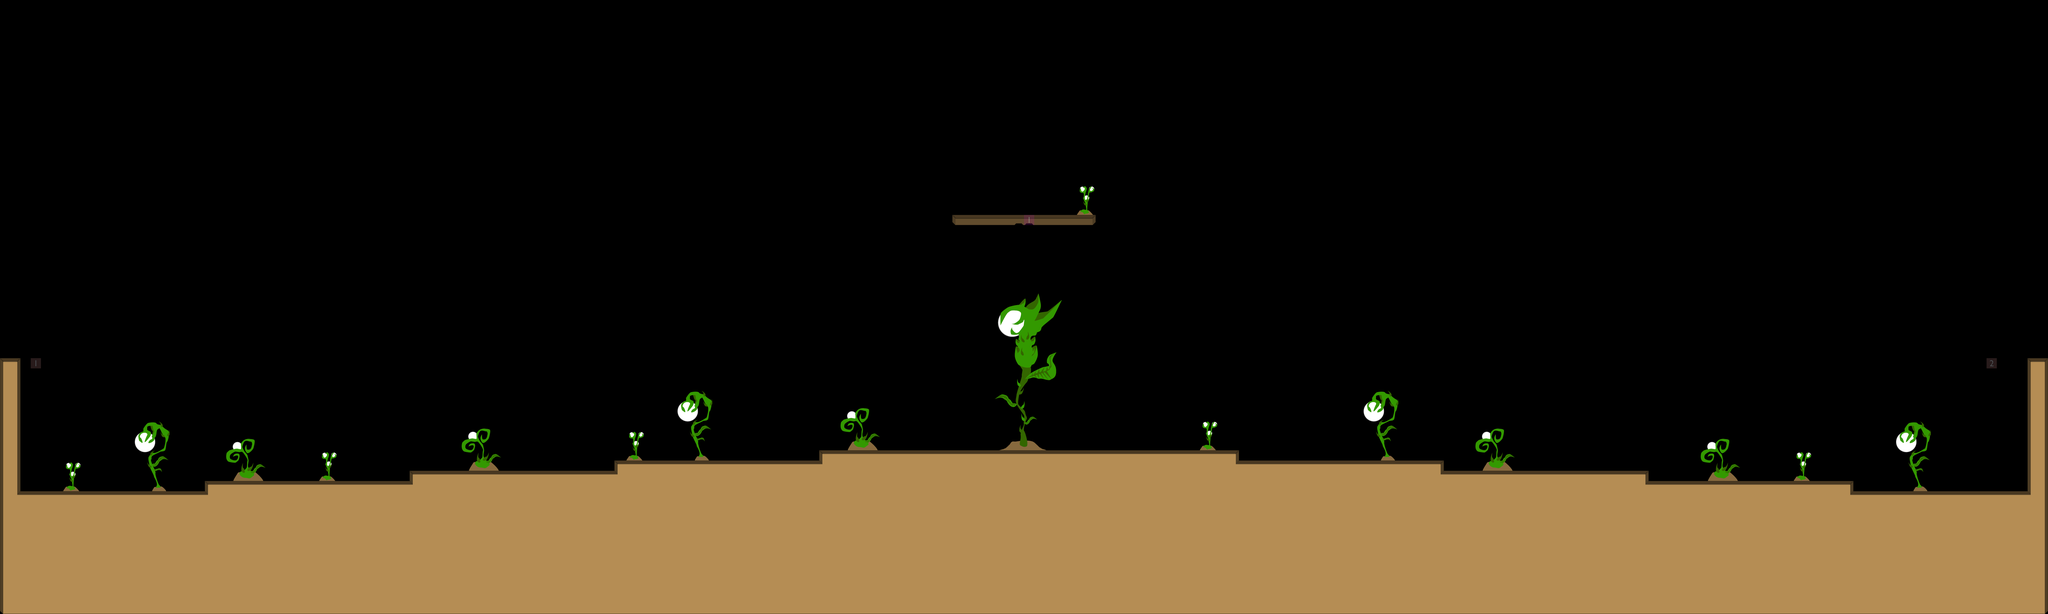

Tiled map render using the project's own tile images. Description and the map definition, with tile-layer contents summarised, below:
An orthogonal 200x60 tile map with 32x32 px tiles, 4 tile layers (Hintergrund, Kollision, Vordergrund, Logik), 3 tilesets.

<map version="1.0" orientation="orthogonal" width="200" height="60" tilewidth="32" tileheight="32">
 <tileset firstgid="1" name="elemente_level_compact" tilewidth="32" tileheight="32">
  <image source="elemente_level_compact.png" />
 </tileset>
 <tileset firstgid="145" name="numbers" tilewidth="32" tileheight="32">
  <image source="numbers.png" />
 </tileset>
 <tileset firstgid="273" name="elemente_level_compact2" tilewidth="32" tileheight="32">
  <image source="elemente_level_compact2.png" />
 </tileset>
 <layer name="Hintergrund" width="200" height="60">
  <data>[12000 cells, 268 non-empty, 166 distinct tile ids]</data>
 </layer>
 <layer name="Kollision" width="200" height="60" opacity="0.54">
  <data>[12000 cells, 2870 non-empty, 21 distinct tile ids]</data>
 </layer>
 <layer name="Vordergrund" width="200" height="60">
  <data>[12000 cells, 2948 non-empty, 65 distinct tile ids]</data>
 </layer>
 <layer name="Logik" width="200" height="60" opacity="0.34">
  <data>[12000 cells, 3 non-empty, 3 distinct tile ids]</data>
 </layer>
</map>
